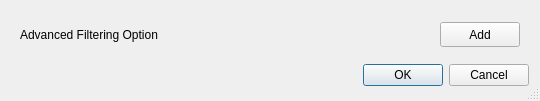
<?xml version="1.0" encoding="UTF-8"?>
<ui version="4.0">
 <class>AddFilterOptions</class>
 <widget class="QDialog" name="AddFilterOptions">
  <property name="geometry">
   <rect>
    <x>0</x>
    <y>0</y>
    <width>540</width>
    <height>101</height>
   </rect>
  </property>
  <property name="sizePolicy">
   <sizepolicy hsizetype="MinimumExpanding" vsizetype="MinimumExpanding">
    <horstretch>0</horstretch>
    <verstretch>0</verstretch>
   </sizepolicy>
  </property>
  <property name="windowTitle">
   <string>Dialog</string>
  </property>
  <property name="sizeGripEnabled">
   <bool>true</bool>
  </property>
  <layout class="QHBoxLayout" name="horizontalLayout_2">
   <item>
    <layout class="QGridLayout" name="gridLayout">
     <item row="1" column="0">
      <layout class="QVBoxLayout" name="verticalLayout">
       <property name="sizeConstraint">
        <enum>QLayout::SetDefaultConstraint</enum>
       </property>
      </layout>
     </item>
     <item row="2" column="0">
      <widget class="QDialogButtonBox" name="buttonBox">
       <property name="orientation">
        <enum>Qt::Horizontal</enum>
       </property>
       <property name="standardButtons">
        <set>QDialogButtonBox::Cancel|QDialogButtonBox::Ok</set>
       </property>
      </widget>
     </item>
     <item row="0" column="0">
      <widget class="QWidget" name="widget" native="true">
       <property name="sizePolicy">
        <sizepolicy hsizetype="Expanding" vsizetype="Fixed">
         <horstretch>0</horstretch>
         <verstretch>0</verstretch>
        </sizepolicy>
       </property>
       <property name="minimumSize">
        <size>
         <width>0</width>
         <height>40</height>
        </size>
       </property>
       <layout class="QHBoxLayout" name="horizontalLayout">
        <item>
         <widget class="QLabel" name="label">
          <property name="sizePolicy">
           <sizepolicy hsizetype="Fixed" vsizetype="Fixed">
            <horstretch>0</horstretch>
            <verstretch>0</verstretch>
           </sizepolicy>
          </property>
          <property name="minimumSize">
           <size>
            <width>0</width>
            <height>25</height>
           </size>
          </property>
          <property name="text">
           <string>Advanced Filtering Option</string>
          </property>
         </widget>
        </item>
        <item>
         <spacer name="horizontalSpacer">
          <property name="orientation">
           <enum>Qt::Horizontal</enum>
          </property>
          <property name="sizeHint" stdset="0">
           <size>
            <width>40</width>
            <height>20</height>
           </size>
          </property>
         </spacer>
        </item>
        <item>
         <widget class="QPushButton" name="pushButton">
          <property name="sizePolicy">
           <sizepolicy hsizetype="Fixed" vsizetype="Fixed">
            <horstretch>0</horstretch>
            <verstretch>0</verstretch>
           </sizepolicy>
          </property>
          <property name="minimumSize">
           <size>
            <width>0</width>
            <height>25</height>
           </size>
          </property>
          <property name="layoutDirection">
           <enum>Qt::LeftToRight</enum>
          </property>
          <property name="text">
           <string>Add</string>
          </property>
         </widget>
        </item>
       </layout>
      </widget>
     </item>
    </layout>
   </item>
  </layout>
 </widget>
 <resources/>
 <connections>
  <connection>
   <sender>buttonBox</sender>
   <signal>accepted()</signal>
   <receiver>AddFilterOptions</receiver>
   <slot>accept()</slot>
   <hints>
    <hint type="sourcelabel">
     <x>253</x>
     <y>174</y>
    </hint>
    <hint type="destinationlabel">
     <x>157</x>
     <y>203</y>
    </hint>
   </hints>
  </connection>
  <connection>
   <sender>buttonBox</sender>
   <signal>rejected()</signal>
   <receiver>AddFilterOptions</receiver>
   <slot>reject()</slot>
   <hints>
    <hint type="sourcelabel">
     <x>321</x>
     <y>180</y>
    </hint>
    <hint type="destinationlabel">
     <x>286</x>
     <y>203</y>
    </hint>
   </hints>
  </connection>
 </connections>
</ui>
